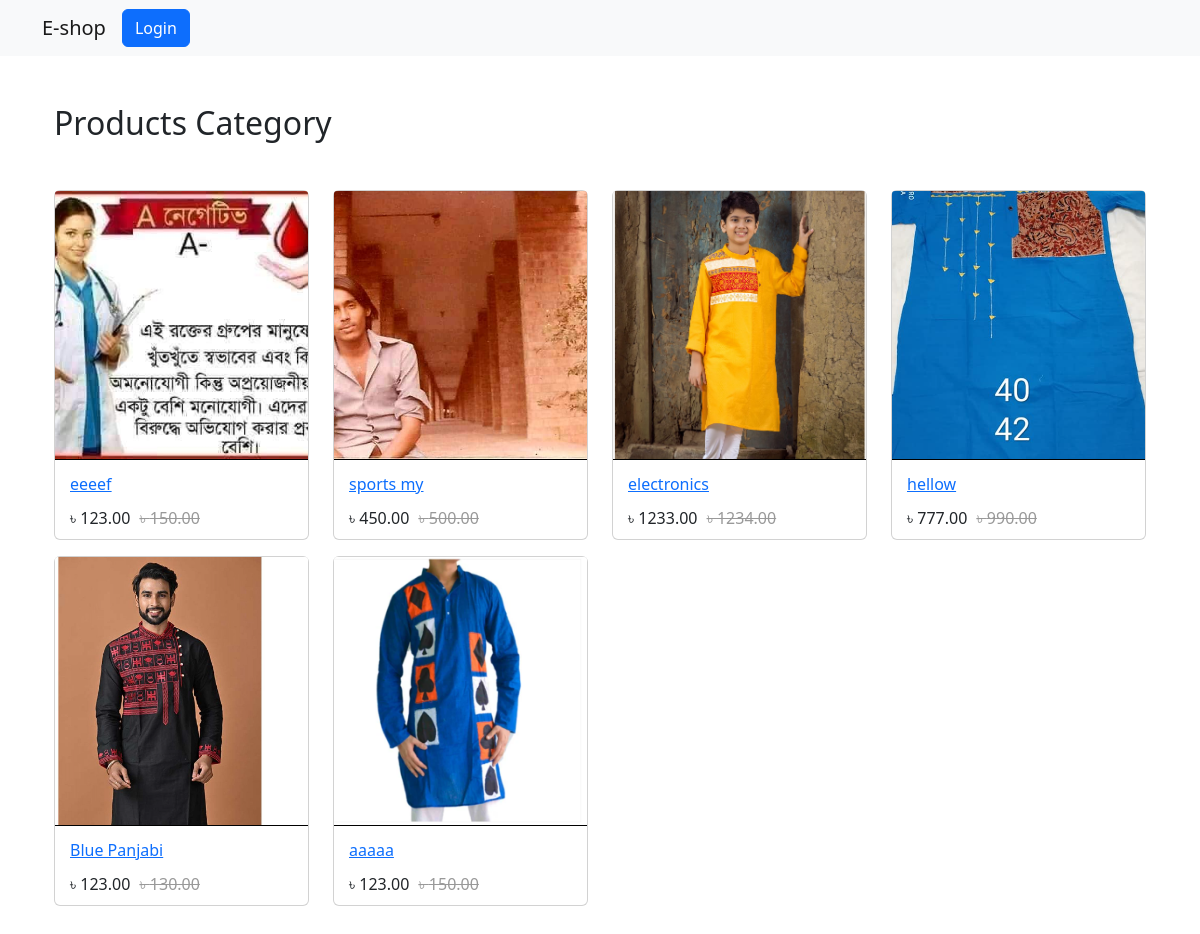
The page / on the database its author committed.
### shop_app/models.py (models this page shows, shortened)
class Product(models.Model):
    mainimage = models.ImageField(upload_to='products/')
    name = models.CharField(max_length=264)
    category = models.ForeignKey(Category, on_delete=models.CASCADE, related_name='Category')
    preview_text = models.TextField(max_length=200, verbose_name='Preview Text')
    detail_text = models.TextField(max_length=1000, verbose_name='Description')
    price = models.FloatField()
    old_price = models.FloatField(default=0.00)
    created = models.DateTimeField(auto_now_add=True)
    class Meta:
        ordering = ['-created', ]

### shop_app/views.py (the view)
# urls.py: path('', views.Home.as_view(), name='home'),
class Home(ListView):
    model = Product
    template_name = 'shop_app/home.html'

### templates/shop_app/home.html
{% extends 'base.html' %}
{% block body_block %}
    <div class="container my-5">
        <h2 class="my-5"> Products Category</h2>
        <div class="row">
            {% for product in object_list %}
                <div class="col-md-6 col-sm-12 col-lg-3">
                    <figure class="card card-product">
                        <div class=" img-wrap ">
                            <img src="{{ product.mainimage.url }}" alt="picture" width="100%" height="300px">
                        </div>
                        <figcaption class="info-wrap">
                            <h6 class="title"><a href="{% url 'Shop_App:product_detail' pk=product.pk %}">{{ product.name }}</a> </h6>
                            <div class="action-wrap">
                                <div class="price-wrap5">
                                    <span class="price-new">&#2547; {{ product.price|floatformat:2 }}</span>
                                    <span class="price-old"><strike>&#2547; {{ product.old_price|floatformat:2 }}</strike></span>
                                </div>
                            </div>
                        </figcaption>
                    </figure>
                </div>
            {% endfor %}
        </div>
    </div>
{% endblock %}

### templates/base.html (style rules this page uses)
.card { height: 350px; }
.card-product:after { content: ""; display: table; clear: both; visibility: hidden; }
.card-product .price-new, .card-product .price { margin-right: 5px; }
.card-product .price-old { color: #999; }
.card-product .img-wrap { border-radius: 3px 3px 0 0; overflow: hidden; position: relative; height:300px; text-align: center; }
.card-product .img-wrap img { max-height: 100%; max-width: 100%; object-fit: cover; }
.card-product .info-wrap { overflow: hidden; padding: 15px; border-top: 1px solid black; }
.card-product .action-wrap { padding-top: 4px; margin-top: 4px; }
.card-product .title { margin-top: 0px; }

### rows shown on the page
Product: mainimage (picture), name "eeeef", price "123.00", old_price "150.00"
Product: mainimage (picture), name "sports my", price "450.00", old_price "500.00"
Product: mainimage (picture), name "electronics", price "1233.00", old_price "1234.00"
Product: mainimage (picture), name "hellow", price "777.00", old_price "990.00"
Product: mainimage (picture), name "Blue Panjabi", price "123.00", old_price "130.00"
Product: mainimage (picture), name "aaaaa", price "123.00", old_price "150.00"
